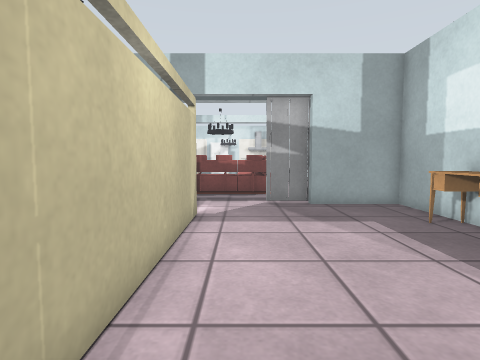
View 1 (above)

18 first-person views from a walk through a robot-simulator world made for Gazebo. The camera is 0.9 m above the floor, tilts 4° down and sees 80° across. The floor is counted in squares, 0.5 m on a side. Each view is taken from the middle of a square. On the plan, view 1 faces up. The plan holds only what a view shows up to about 16 squares ahead; the rest is blank. Surface patterns are stand-ins for the level's own textures.

View 2
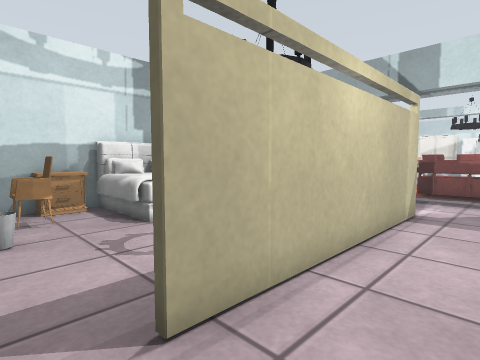

View 3
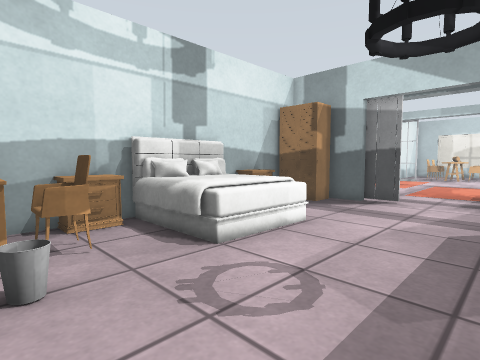

View 4
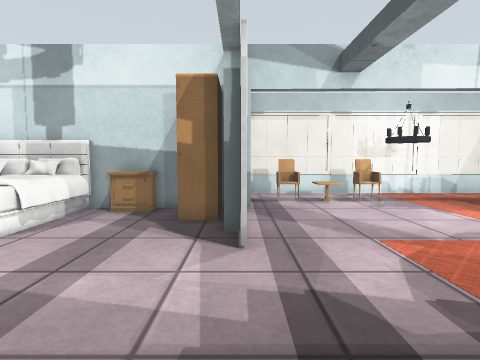

View 5
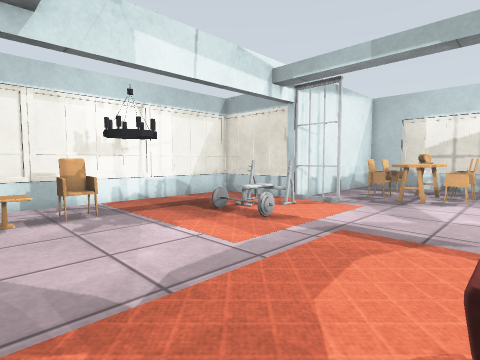

View 6
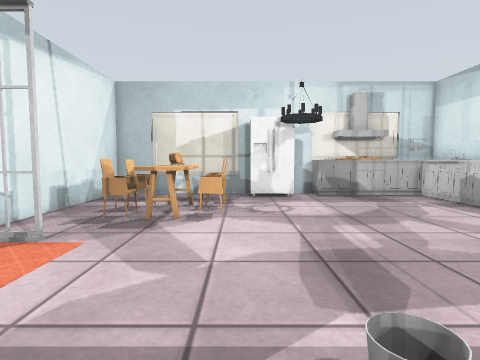

View 7
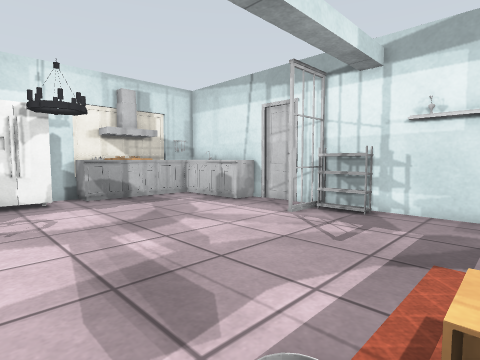

View 8
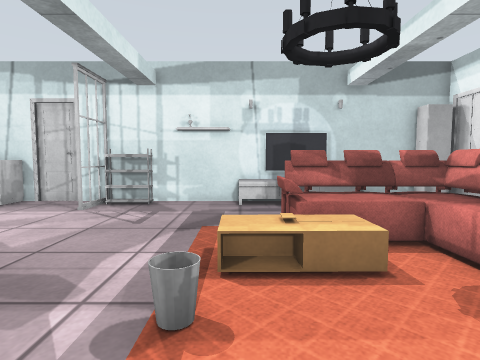

View 9
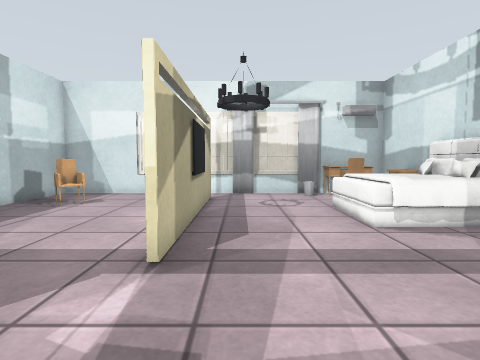

View 10
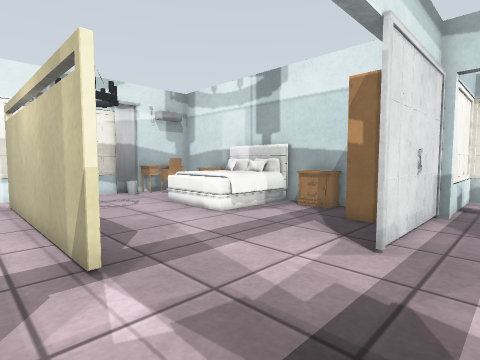

View 11
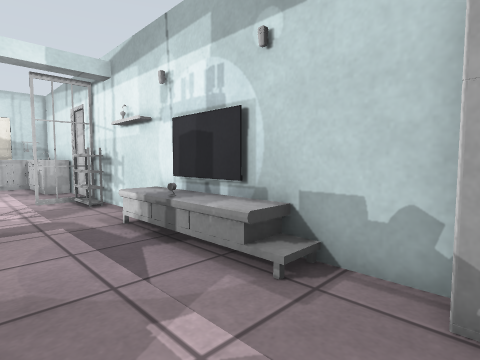

View 12
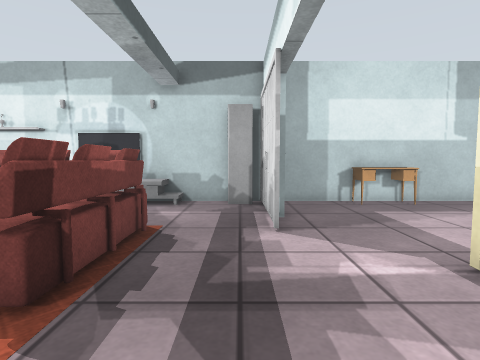

View 13
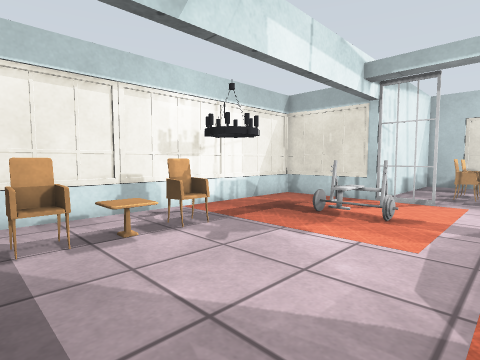

View 14
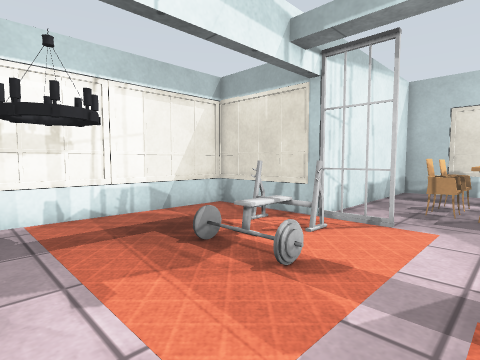

View 15
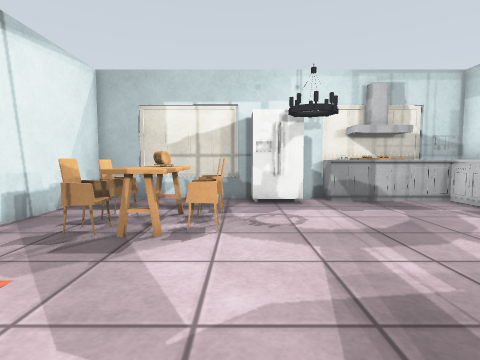

View 16
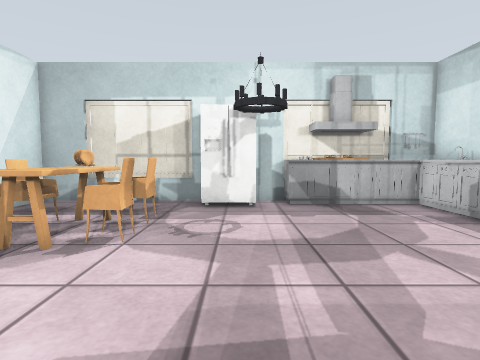

View 17
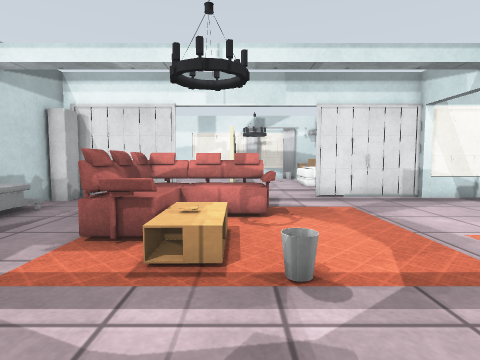

View 18
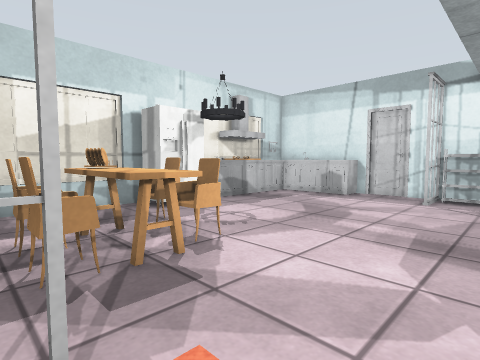

### Floor plan
Points are (right, up) in squares from view 1. A wall is a line through its corners. A room is listed if a view was taken in it or the views show most of it. See-through windows are left out.
Room 1 (views 1, 2, 3, 4, 5, 6, 7, 8, 9, 10, 11, 12, 13, 14, 15, 16, 17, 18)
walls: (-7.1, 12.1) (-7.1, 11.6) (-8.6, 11.6); (-1.4, 9.2) (-1.4, 5.4); (-10.7, 11.5) (-10.7, -1.6) (-7.3, -1.6); (-11.5, 12.4) (-10.7, 12.4); (6.5, 12) (6.5, 27.5); (-1.6, 5.5) (-1.6, 9.2); (-1.4, 3.6) (-1.4, 0.4); (6.5, 30) (6.5, 35.6) (5.4, 35.6); (-1.6, 0.5) (-1.6, 3.6); (-3.2, 35.6) (-10.7, 35.6) (-10.7, 26.3) (-15.5, 26.3); (0.1, 35.6) (-1.4, 35.6); (2.4, -1.6) (6.5, -1.6) (6.5, 11.6) (2.9, 11.6) (2.9, 12)
low walls: (-15.5, 17.5) (-15.5, 12.3); (-15.5, 26.3) (-15.5, 21.4); (-2.5, -1.6) (-1.5, -1.6)
objects: window (-16, 14); window (-16, 18) to (-16, 21); window (-16, 24); window (-15, 12) to (-12, 12); window (-15, 26) to (-13, 26); chair (-13, 14); other object (-13, 16) to (-12, 16); chair (-13, 17) to (-13, 18); lamp (-13, 19) to (-12, 20); other object (-12, 23) to (-10, 25); other object (-11, 22) to (-9, 22); other object (-10, -1) to (-8, 0); other object (-10, 1) to (-10, 2); bed (-10, 3) to (-7, 6); other object (-10, 8) to (-10, 9); wardrobe (-10, 10) to (-9, 11); door leaf (-10, 26) to (-9, 26); chair (-9, 0) to (-8, 1); door leaf (-8, 12); chair (-8, 29) to (-7, 29); chair (-8, 31); curtain (-7, -1); other object (-7, -1) to (-6, 0); kitchen table (-7, 29) to (-6, 30); other object (-7, 31) to (-6, 31); kitchen table (-7, 32) to (-6, 32); window (-6, -2) to (-3, -2); door leaf (-6, 12); chair (-5, 29) to (-5, 30); chair (-5, 31); window (-5, 36); lamp (-4, 3) to (-2, 5); sofa (-3, 15) to (1, 20); other object (-3, 22); fridge (-3, 34) to (-2, 35); TV (-2, 5); lamp (-2, 19) to (-1, 20); lamp (-2, 32) to (-1, 33); window (-1, -2) to (2, -2); other object (-1, 19) to (0, 21); other object (-1, 20); kitchen cabinet (0, 35) to (1, 35); door leaf (1, 12) to (2, 12); other object (2, 35) to (3, 35); other object (2, 36); window (3, 36) to (4, 36); chair (4, 2) to (4, 3); door leaf (4, 12); door leaf (4, 27) to (6, 27); kitchen cabinet (4, 31) to (6, 35); other object (5, 19) to (6, 21); other object (5, 36); other object (6, 6) to (6, 8); other object (6, 13); other object (6, 16); TV (6, 17) to (6, 20); other object (6, 22); other object (6, 23); other object (6, 25) to (6, 26); door leaf (7, 29)

Where each view was taken, in squares from view 1:
view 1: 0 up, 0 right, facing up
view 2: 1 down, 1 right, facing up-left
view 3: 1 down, 2 left, facing up-left
view 4: 12 up, 0 right, facing left
view 5: 15 up, 3 left, facing up-left
view 6: 20 up, 4 left, facing up
view 7: 21 up, 4 left, facing up-right
view 8: 21 up, 6 left, facing right
view 9: 14 up, 3 left, facing down
view 10: 14 up, 0 right, facing down-left
view 11: 13 up, 2 right, facing up-right
view 12: 13 up, 6 left, facing right
view 13: 13 up, 6 left, facing up-left
view 14: 18 up, 6 left, facing up-left
view 15: 22 up, 4 left, facing up
view 16: 23 up, 2 left, facing up
view 17: 26 up, 2 left, facing down
view 18: 24 up, 9 left, facing up-right
